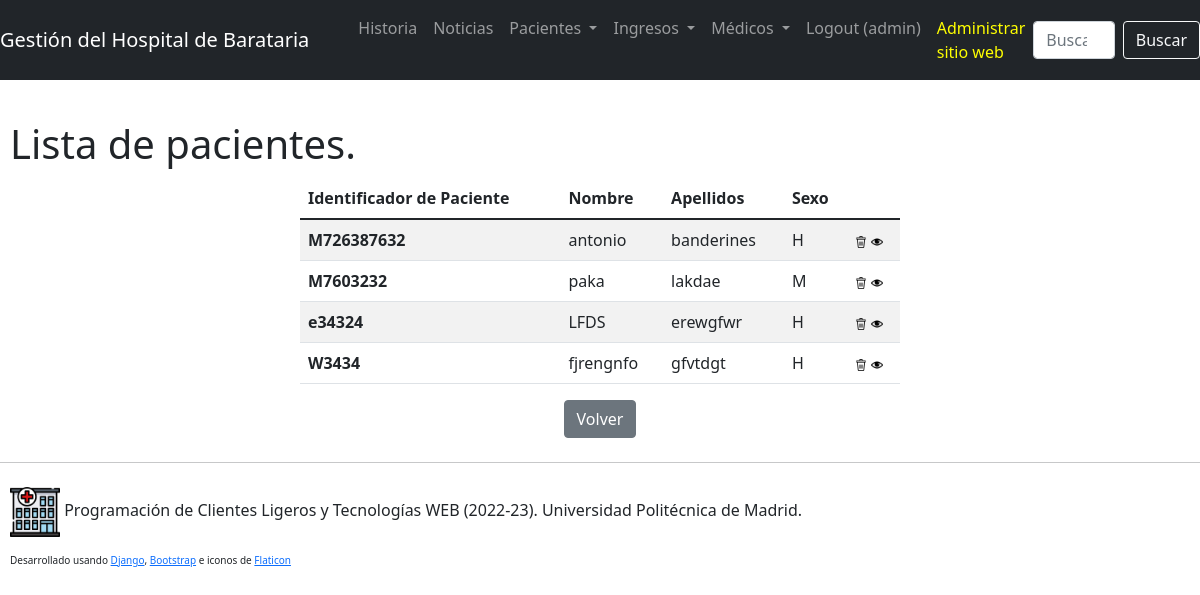
Page /hospital/pacientes/ (signed in) on the committed database.
### gestHospital/models.py (models this page shows)
class Paciente( models.Model ):
    nombre = models.CharField( max_length=50, null=False)
    apellidos = models.CharField( max_length=50, null=False)
    numID = models.CharField( max_length=20, primary_key=True, null=False, unique=True)
    sexo = models.CharField( choices=SEXO_OPCIONES, max_length=10, null=False)

### gestHospital/views.py (the view)
# urls.py: path('pacientes/', views.mostrarPacientes, name='gestHospital-pacientes'),
@login_required(login_url=reverse_lazy('gestHospital-login'), redirect_field_name=NEXT_FIELD_LABEL)
@permission_required( ['gestHospital.view_paciente', 'auth.add_user'], raise_exception=True)
def mostrarPacientes(request: HttpRequest) -> HttpResponse:
    if (request.method == 'GET'):
        lista = GestorPacientes.buscarPaciente()
        return render(request, LISTA_PACIENTES, {'lista': lista})
        pass
    error = "Operación de protocolo empleada incorrecta. Fallo en el navegador"
    op = "Búsqueda de pacientes"
    return render(request, RESULTADO, {'errorMsg': error, "texto_op" : op }, status=405)
    pass

### gestHospital/Hosp.py (called while the page is built, shortened)
    def buscarPaciente( numID=None ):
        if ( numID is None ):
            pacientes = list( Paciente.objects.all())
            return pacientes
            pass
        pass

### gestHospital/templates/gestHospital/listaPacientes.html
{% extends gestHospital_base_html %}
{% load static %}
{% block contenido %}
<h1> Lista de pacientes.</h1>
{% if lista %}
{% include gestHospital_tabla_paciente %}
{% else %}
<div class="alert alert-warning" role="alert">
    No hay pacientes registrados.
</div>
{% endif%}
{% include gestHospital_volver %}
{% endblock %}

### gestHospital/templates/gestHospital/base.html (shortened to what this page needs)
<!DOCTYPE html>
<html lang="es">
<head>
  {% load static %}
  <link href="https://cdn.jsdelivr.net/npm/bootstrap@5.1.3/dist/css/bootstrap.min.css" rel="stylesheet"
>
  <link rel="stylesheet" href="{% static gestHospital_css %}">
</head>
<body>
  <nav class="navbar navbar-expand-lg navbar-dark bg-dark">
    <a class="navbar-brand" href="{% url 'gestHospital-bienvenida' %}">Gestión del Hospital de Barataria</a>
    <div class="collapse navbar-collapse" id="navbar-menu">
      <ul class="navbar-nav mr-auto">
        <li class="nav-item">
          <a class="nav-link" href="{% url 'gestHospital-historia' %}">Historia</a>
        </li>
        <li class="nav-item">
          <a class="nav-link" href="{% url 'gestHospital-noticias' %}">Noticias</a>
        </li>
        {% if user.is_authenticated %}
        <li class="nav-item dropdown">
          <a class="nav-link dropdown-toggle" href="#" id="navbarDropdown" role="button" data-bs-toggle="dropdown" aria-haspopup="true" aria-expanded="false">
            Pacientes
          </a>
        </li>
        <li class="nav-item dropdown">
          <a class="nav-link dropdown-toggle" href="#" id="navbarDropdown" role="button" data-bs-toggle="dropdown" aria-haspopup="true" aria-expanded="false">
            Ingresos
          </a>
        </li>
        <li class="nav-item dropdown">
          <a class="nav-link dropdown-toggle" href="#" id="navbarDropdown" role="button" data-bs-toggle="dropdown" aria-haspopup="true" aria-expanded="false">
            Médicos
          </a>
        </li>
        <li class="nav-item">
          <a class="nav-link" href="{% url 'gestHospital-logout' %}">Logout&nbsp;({{user.username}})</a>
        </li>
        {% else %}
        <li class="nav-item">
          <a class="nav-link" href="{% url 'gestHospital-login' %}">Login</a>
        </li>
        {% endif %}
        <li class="nav-item">
          <a class="nav-link" href="{% url 'admin:index' %}" target="_blank" style="color:yellow">Administrar sitio
            web</a>
        </li>
      </ul>
    </div>
    {% if user.is_authenticated %}
    <form class="d-flex" role="search" action="{% url 'gestHospital-s-f-paciente' %}" method="POST">
      <input class="form-control me-2" type="search" placeholder="Buscar paciente" aria-label="Buscar" max_length=50 required
        id="id_texto" name="texto">
      <button class="btn btn-outline-light" type="submit">Buscar</button>
    </form>
    {% endif %}
  </nav>
  <div class="jumbotron">
    <div id='content'>
      {% block contenido %}{% endblock %}
    </div>
    <div id='foot'>
      <hr class="my-4">
      <p class="foot">
        <img src="{% static gestHospital_imagen_hospital %}" class="img-tumbnail" width="50" height="50"
          alt="Icono de un hospital">
        Programación de Clientes Ligeros y Tecnologías WEB (2022-23). Universidad Politécnica de Madrid.
      </p>
      <p class="foot" style="font-size: x-small;"> Desarrollado usando <a
          href="https://www.djangoproject.com/">Django</a>, <a href="https://getbootstrap.com/">Bootstrap</a> e iconos
        de <a href="https://www.flaticon.com/" title="icons">Flaticon</a></p>
    </div>
  </div>
</body>
</html>

### gestHospital/templates/gestHospital/tablaPacientes.html (shortened to what this page needs)
{% load static %}
<div class="d-flex justify-content-center">
    <table class="table table-striped w-50">
        <thead>
            <tr>
                <th scope="col">Identificador de Paciente</th>
                <th scope="col">Nombre</th>
                <th scope="col">Apellidos</th>
                <th scope="col">Sexo</th>
            </tr>
        </thead>
        <tbody>
            {% for paciente in lista %}
            <tr>
                <th scope="row">{{paciente.numID}}</th>
                <td>
                    {{paciente.nombre}}
                </td>
                <td>
                    {{paciente.apellidos}}
                </td>
                <td>
                    {{paciente.sexo}}
                </td>
                <td>
                    <a href="#{{paciente.numID}}" data-bs-toggle="modal" data-bs-target="#{{paciente.numID}}"><img
                            src="{% static gestHospital_icono_borrar%}" width="12"
                            title="Eliminar {{paciente.numID}}"></a>
                    <a href="{% url 'gestHospital-v-paciente' paciente.numID %}"><img src="{% static gestHospital_icono_mas%}"
                            width="12" title="Ver detalle de {{paciente.numID }}"></a>
                </td>
            </tr>
            {% endfor %}
        </tbody>
    </table>
</div>

### gestHospital/static/gestHospital/gestHospital.css (style rules this page uses)
h1 { margin-left: 10px; margin-top: 40px; margin-bottom: 10px; margin-right: 20px; }
p { margin-left: 20px; margin-right: 20px; }
ul { margin-left: 25px; }
p.foot { margin-left: 10px; }

### rows in the picture
Paciente: numID "M726387632", nombre "antonio", apellidos "banderines", sexo "H"
Paciente: numID "M7603232", nombre "paka", apellidos "lakdae", sexo "M"
Paciente: numID "e34324", nombre "LFDS", apellidos "erewgfwr", sexo "H"
Paciente: numID "W3434", nombre "fjrengnfo", apellidos "gfvtdgt", sexo "H"

### other values in the picture
{{ user.username }} "admin"
